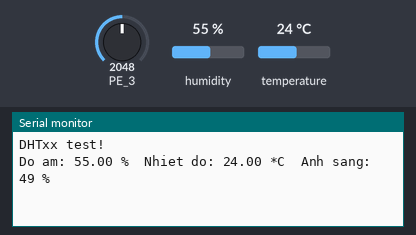
Bench run of a sketch on a simulated TI Tiva C LaunchPad. On the bench: the last lines printed to the serial monitor. The inputs (shaded band) are chosen by the test bench; at power-on: humidity 55 %, PE_3 = 2048, temperature 24 °C.

Above: at 2.8 s.
2.9 s: humidity set to 22 %
4.4 s: PE_3 set to 2866
At 5.4 s:
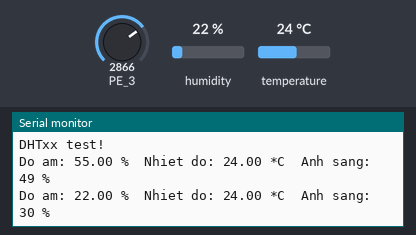
5.9 s: temperature set to 12 °C
7.4 s: PE_3 set to 3603
At 8.6 s:
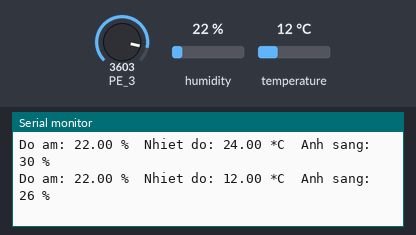
8.9 s: humidity set to 40 %
At 10.9 s:
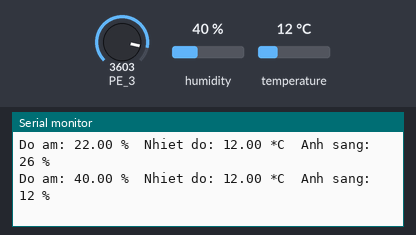
Timing chart, 0 to 11.4 s (numbered marks = the images above; inputs shaded):
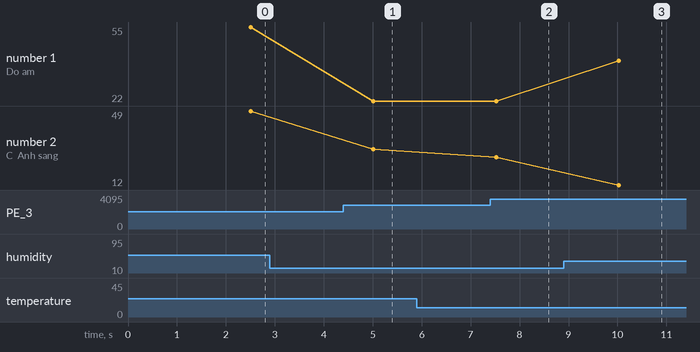

Measured:
- after the input at 4.4 s, the serial monitor: prints a new line after 0.61 s (image 1)
- after the input at 7.4 s, the serial monitor: prints a new line after 0.12 s (image 2)
- after the input at 8.9 s, the serial monitor: prints a new line after 1.1 s (image 3)
- plotted number 1: 22 → 40 after the input at 8.9 s
- plotted number 2: 49 → 30 after the input at 4.4 s, 30 → 26 after the input at 7.4 s

The sketch:

ReadDHT22_Lumen.ino
```cpp
// Chương trình đọc nhiệt độ, độ ẩm từ cảm biến DHT
// Thêm chức năng đọc cảm biến ánh sáng
// Written by ladyada, public domain
// Chỉnh  sửa cho TIVA C bởi hocARM.org

#include "DHT.h"

#define DHTPIN PD_0     // Chân DATA nối với PD0
#define LDR_PIN PE_3    // Chân PE3 nối với chân OUT cảm biến as
// Uncomment loại cảm biến bạn sử dụng, nếu DHT11 thì uncomment DHT11 và comment DHT22
//#define DHTTYPE DHT11   // DHT 11
#define DHTTYPE DHT22   // DHT 22  (AM2302), AM2321
//#define DHTTYPE DHT21   // DHT 21 (AM2301)

// Kết nối
// DHT       | TIVA C
//----------------
// VCC(1)    |  3.3V
// DATA(2)   |  PD0
// NC(3)     |  x
// GND(4)    |  GND

// Kết nối chân 1 của DHT với 3.3V
// Chân 2 kết nối với bất kỳ chân nào của TIVA C
// Chân 4 nối với GND
// Nối trở 10k giữa chân 1 và chân 2

// Khởi tạo cảm biến
DHT dht(DHTPIN, DHTTYPE);

void setup() {
  // Khởi tạo cổng serial baud 115200
  Serial.begin(115200);
  Serial.println("DHTxx test!");
  // Bắt đầu đọc dữ liệu
  dht.begin();
}

void loop() {
  // Đợi chuyển đổi dữ liệu khoảng 2s
  delay(2000);

  float h = dht.readHumidity();
  // Đọc giá trị nhiệt độ C (mặc định)
  float t = dht.readTemperature();
  // Đọc giá trị nhiệt độ F(isFahrenheit = true)
  float f = dht.readTemperature(true);

  // Kiểm tra quá trình đọc thành công hay không
  if (isnan(h) || isnan(t) || isnan(f)) {
    Serial.println("Failed to read from DHT sensor!");
    return;
  }

  // Tính chỉ số nhiệt độ F (mặc định)
  //  float hif = dht.computeHeatIndex(f, h);
  // Tính chỉ số nhiệt độ C (isFahreheit = false)
  //  float hic = dht.computeHeatIndex(t, h, false);
  // Đọc dữ liệu cảm biến ánh sáng
  int lumen = getLumen(LDR_PIN);
  // IN thông tin ra màn hình
  Serial.print("Do am: ");
  Serial.print(h);
  Serial.print(" %\t");
  Serial.print("Nhiet do: ");
  Serial.print(t);
  Serial.print(" *C\t");
  Serial.print("Anh sang: ");
  Serial.print(lumen);
  Serial.println(" %");
  //  Serial.print(f);
  //  Serial.print(" *F\t");
  //  Serial.print("Heat index: ");
  //  Serial.print(hic);
  //  Serial.print(" *C ");
  //  Serial.print(hif);
  //  Serial.println(" *F");
}
int getLumen(int anaPin)
{
  int anaValue = 0;
  for (int i = 0; i < 10; i++) // Đọc giá trị cảm biến 10 lần và lấy giá trị trung bình
  {
    anaValue += analogRead(anaPin);
    delay(50);
  }

  anaValue = anaValue / 10;
  anaValue = map(anaValue, 4095, 0, 0, 100); //Tối:0  ==> Sáng 100%

  return anaValue;
}
```
